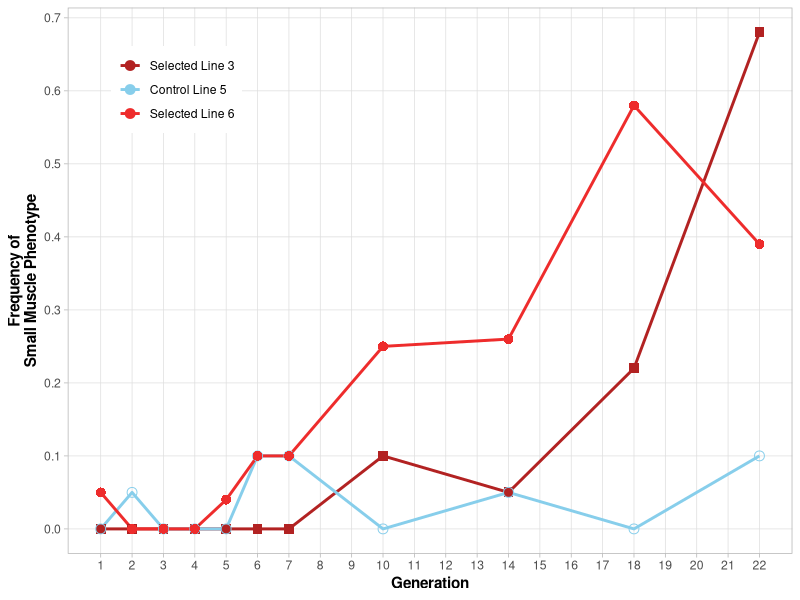

Write R code to recreate this figure.
## ---- chunk 1
#| echo: false
#| message: false
#| warning: false

library(ggplot2)
library(tibble)
library(tidyr)
library(dplyr)

ggplot2::theme_set(ggplot2::theme_light())

## ---- chunk 2
#| echo: false
#| label: fig-mmgen
#| fig-height: 4
#| fig-align: center
#| fig-cap: Frequency of mice exhibiting the small muscle phenotype in three lines aross the first 22 generations of selection. Data from Garland et al. [-@Garland2002-it]

L3 <- readr::read_csv("../data/Line_3.csv", show_col_types = FALSE) |> 
  mutate(Generation = round(x),
         Frequency = round(y, 2),
         Line = "Selected Line 3")
L5 <- readr::read_csv("../data/Line_5.csv", show_col_types = FALSE) |> 
  mutate(Generation = round(x),
         Frequency = round(y, 2),
         Line = "Control Line 5")
L6 <- readr::read_csv("../data/Line_6.csv", show_col_types = FALSE) |> 
  mutate(Generation = round(x),
         Frequency = round(y, 2),
         Line = "Selected Line 6")

DD <- bind_rows(L3, L5, L6) |> 
  mutate(Line = forcats::fct_inorder(Line))

ggplot(DD, aes(x = Generation, y = Frequency,
               color = Line,
               shape = Line)) +
  geom_line(linewidth = 1) +
  geom_point(size = 3) +
  scale_shape_manual(values = c(15, 1, 16), guide = "none") +
  scale_color_manual(values = c("firebrick", "skyblue", "firebrick2"),
                     name = NULL) +
  scale_x_continuous(breaks = 1:22) +
  scale_y_continuous(breaks = seq(0, 0.8, by = 0.1)) +
  guides(color = guide_legend(position = "inside")) +
  theme(legend.position.inside = c(0.15, 0.85),
        axis.title = element_text(face = "bold"),
        panel.grid.minor = element_blank()) +
  labs(y = "Frequency of\nSmall Muscle Phenotype")

